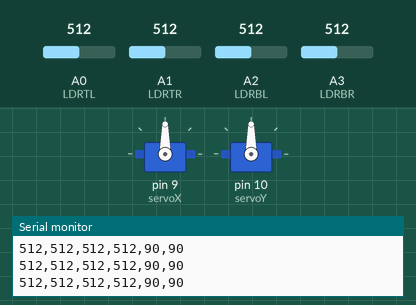
A sketch run on a simulated Arduino Uno, built with avr-gcc and run on an emulated ATmega328P. Shown: 2 × servo, the last lines printed to the serial monitor. Inputs (shaded band) come from the test bench; at power-on: A0 (LDRTL) = 512, A1 (LDRTR) = 512, A2 (LDRBL) = 512, A3 (LDRBR) = 512.

Above: at 2.2 s.
2.3 s: A0 (LDRTL) set to 656
3.8 s: A0 (LDRTL) set to 683
At 4.02 s:
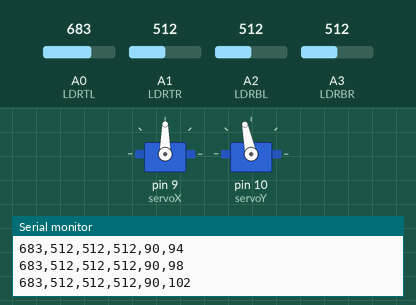
At 4.9 s:
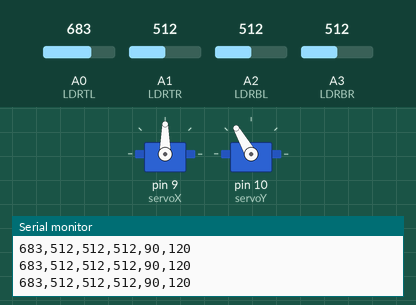
6.8 s: A1 (LDRTR) set to 657
8.3 s: A1 (LDRTR) set to 683
At 10.8 s:
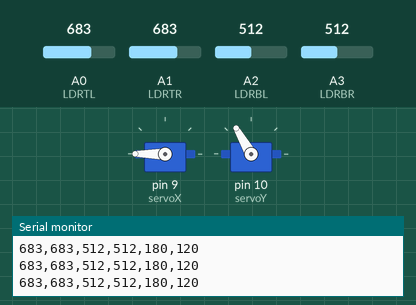
11.3 s: A2 (LDRBL) set to 832
14.3 s: A2 (LDRBL) set to 862
At 18.13 s:
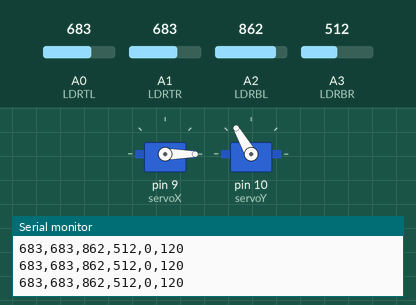
Timing chart, 0 to 18.3 s (numbered marks = the images above; inputs shaded):
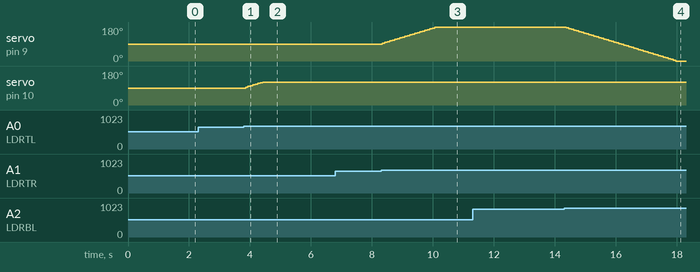

The sketch:

final_ide.ino
```cpp
#include <Servo.h>

Servo servoX;  // horizontal servo
Servo servoY;  // vertical servo

// LDR pin connections
int LDRTL = A0; // top left
int LDRTR = A1; // top right
int LDRBL = A2; // bottom left
int LDRBR = A3; // bottom right

// Start servo positions
int posX = 90;
int posY = 90;

// Settings
const int tol = 80;        // tolerance to prevent jitter
const int step = 4;        // servo movement step
const int delayTime = 80; // update speed (ms)
const float rightBoost = 1.15; // make right side stronger (tilts more easily)

void setup() {
  Serial.begin(9600);
  servoX.attach(9);
  servoY.attach(10);
  servoX.write(posX);
  servoY.write(posY);
  delay(1000);
}

void loop() {
  int TL = analogRead(LDRTL);
  int TR = analogRead(LDRTR);
  int BL = analogRead(LDRBL);
  int BR = analogRead(LDRBR);

  // Average readings
  int topAvg = (TL + TR) / 2;
  int bottomAvg = (BL + BR) / 2;
  int leftAvg = (TL + BL) / 2;
  int rightAvg = (TR + BR) / 2;

  // Apply slight boost to right LDRs (makes system favor right more)
  rightAvg = rightAvg * rightBoost;

  // ----------- Horizontal Movement -----------
  int diffX = leftAvg - rightAvg;

  if (abs(diffX) > tol) {
    if (diffX > 0) posX -= step;  // more light on left → move left
    else posX += step;             // more light on right → move right
  }

  // ----------- Vertical Movement -----------
  int diffY = topAvg - bottomAvg;

  if (abs(diffY) > tol) {
    if (diffY > 0) posY += step;  // more light on top
    else posY -= step;            // more light on bottom
  }

  // Constrain servo positions
  posX = constrain(posX, 0, 180);
  posY = constrain(posY, 60, 120); // limits tilt range vertically

  // Write servo positions
  servoX.write(posX);
  servoY.write(posY);

  // Send data to Serial Monitor / Python dashboard
  Serial.print(TL); Serial.print(",");
  Serial.print(TR); Serial.print(",");
  Serial.print(BL); Serial.print(",");
  Serial.print(BR); Serial.print(",");
  Serial.print(posX); Serial.print(",");
  Serial.println(posY);

  delay(delayTime);
}
```

Measured:
- the behaviour switches between 673 and 674 on A0 (LDRTL) (found by bisection; images 0 and 1)
- the behaviour switches between 667 and 668 on A1 (LDRTR) (found by bisection; images 2 and 3)
- the behaviour switches between 850 and 851 on A2 (LDRBL) (found by bisection; images 3 and 4)
- after the input at 3.8 s, servo on pin 10 (servoY): moves from 90° to 120° over 0.57 s, starting after 0.05 s
- after the input at 8.3 s, servo on pin 9 (servoX): moves from 90° to 180° over 1.8 s, starting at once
- after the input at 14.3 s, servo on pin 9 (servoX): moves from 180° to 0° over 3.6 s, starting after 0.08 s
